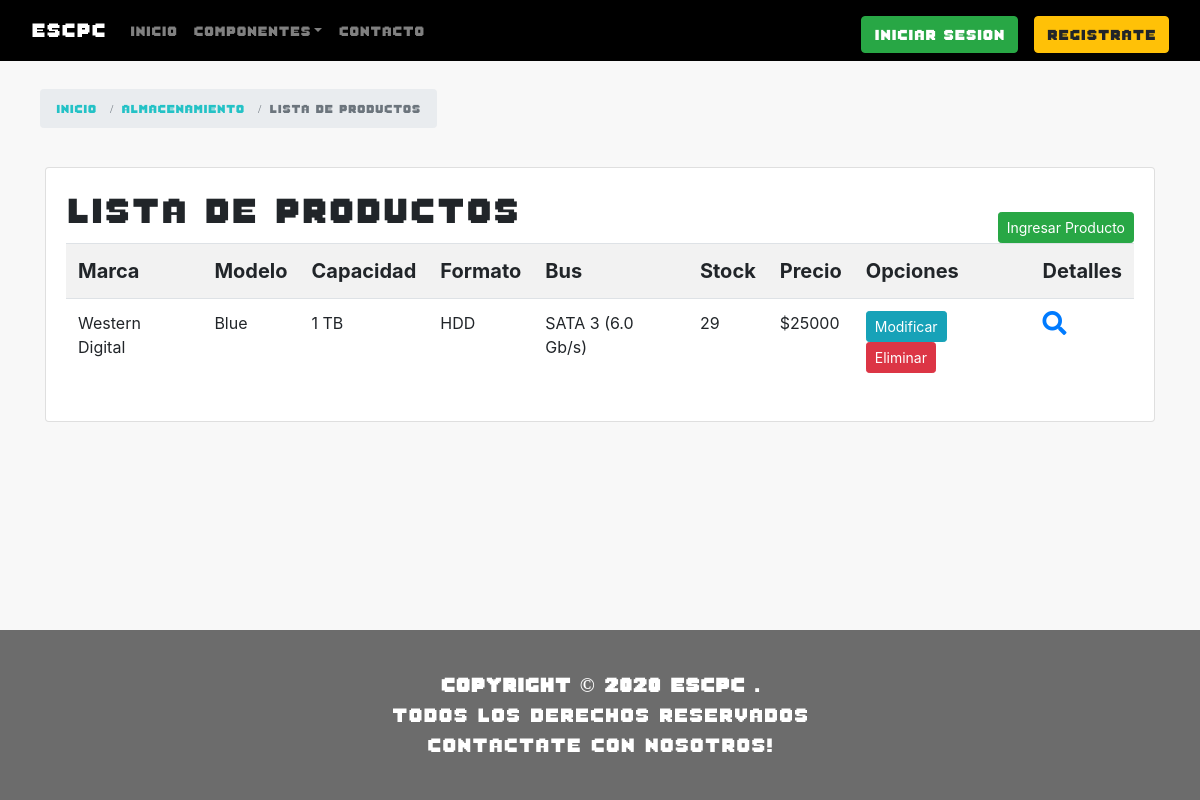
Screenshot of /catalog/almacenamientos/ with the database file from the repository.
### catalog/models.py (models this page shows, shortened)
class Almacenamiento(models.Model):
   marca = models.CharField(max_length=100,help_text='Marca del producto')
   modelo = models.CharField(max_length=50)
   capacidad = models.CharField(max_length=50)
   CATALOGO_FORMATO_ALMACENAMIENTO = (
      ('seleccione','Seleccione'),
      ('HDD','HDD'),
      ('M.2','M.2'),
      ('2.5"','2.5"'),
   )
   formato = models.CharField(max_length=10,choices=CATALOGO_FORMATO_ALMACENAMIENTO,blank=False,default='s',help_text='Formato del producto')
   bus = models.CharField(max_length=50)
   stock = models.IntegerField(default=0)
   imagen = models.ImageField(upload_to='almacenamiento/',null=True)
   imagen_detail = models.ImageField(upload_to='almacenamiento_detail/', null=True)
   precio = models.IntegerField(default=0)

### catalog/views.py (the view)
# urls.py: path('almacenamientos/', views.AlmacenamientoListView.as_view(), name="almacenamientos"),
class AlmacenamientoListView(ListView):
   model = Almacenamiento
   template_name = 'catalogo/Almacenamiento/almacenamiento_list.html'

### catalog/templates/catalogo/Almacenamiento/almacenamiento_list.html (shortened to what this page needs)
{% extends "base_generic.html" %}
{% block content %}
<br>
<head>
   <link href="https://use.fontawesome.com/releases/v5.7.0/css/all.css"
         rel="stylesheet">
</head>
<body>
   <div class="container" id="seguimiento">
      <div class="col-md-5">
            <ol class="breadcrumb breadcrumb-extend">
               <li class="breadcrumb-item">
                  <a href="{% url 'index' %}">
                        Inicio
                  </a>
               </li>
               <li class="breadcrumb-item">
                  <a href="{% url 'alma'">
                        Almacenamiento
                  </a>
               </li>
               <li class="breadcrumb-item active">
                  Lista de productos
               </li>
            </ol>
      </div>
   </div>
   <div class="container mt-5">
      <div class="card">
            <div class="card-body">
               <h1 style="font-family: fuente8bits; font-size: 3vw; float: left">
                  Lista de productos
               </h1>
               <a class="btn btn-success btn-sm mt-4"
                     href="{% url 'nuevo_almacenamiento' %}" style="float: right;">
                  Ingresar Producto
               </a>
               {% if almacenamiento_list %}
               <table class="table table-striped table-hover table-responsive-sm">
                  <tr style="font-size: 20px;">
                        <th>
                           Marca
                        </th>
                        <th>
                           Modelo
                        </th>
                        <th>
                           Capacidad
                        </th>
                        <th>
                           Formato
                        </th>
                        <th>
                           Bus
                        </th>
                        <th>
                           Stock
                        </th>
                        <th>
                           Precio
                        </th>
                        <th>
                           Opciones
                        </th>
                        <th>
                           Detalles
                        </th>
                  </tr>
                  {% for alma in almacenamiento_list %}
                  <tr>
                        <td>
                           {{ alma.marca }}
                        </td>
                        <td>
                           {{ alma.modelo }}
                        </td>
                        <td>
                           {{ alma.capacidad }}
                        </td>
                        <td>
                           {{ alma.formato }}
                        </td>
                        <td>
                           {{ alma.bus }}
                        </td>
                        <td>
                           {{ alma.stock }}
                        </td>
                        <td>
                           ${{ alma.precio }}
                        </td>
                        <td>
                           <a class="btn btn-info btn-sm" href="{% url 'modificar_almacenamiento' alma.id %}">
                              Modificar
                           </a>
                           <a class="btn btn-danger btn-sm" href="{% url 'eliminar_almacenamiento' alma.id %}">
                              Eliminar
                           </a>
                        </td>
                        <td>
                           <a href="{% url 'almacenamiento-detail' alma.id %}">
                              <i class="fa" style="font-size: 24px;">
                                    
                              </i>
                           </a>
                        </td>
                  </tr>
                  {% endfor %}
               </table>
               {% else %}
               <p>
                  No hay productos
               </p>
               {% endif %}
            </div>
      </div>
   </div>
   <br>
      <br>
            <br>
</body>
{% endblock %}

### catalog/static/css/estiloProductos.css (style rules this page uses)
#seguimiento { margin: 10px; white-space: nowrap; width: 100%; }
#seguimiento div ol { font-family: fuente8bits; font-size: 12px; display: ruby; }
#seguimiento div ol li a { text-decoration: none; color: #24c2c6; }

### rows the page displays
Almacenamiento: marca "Western Digital", modelo "Blue", capacidad "1 TB", formato "HDD", bus "SATA 3 (6.0 Gb/s)", stock "29", precio "25000"
